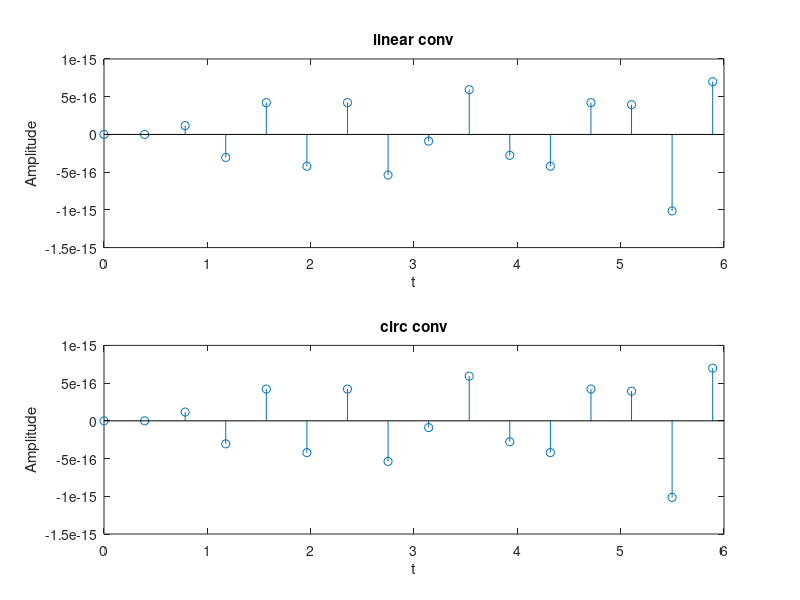

MATLAB code for this plot:
close all
clear all
n=0:6;
m=0:9;
N=length(n)
M=length(m)
g=sin(2*pi*0.5*n)  
h=sin(2*pi*0.3*m)
y=conv(g,h);
newg=[g zeros(1,(M-1))];
newh=[h zeros(1,(N-1))];
G=fft(newg);
H=fft(newh);
newY=G.*H;
y1=ifft(newY)
max(abs(y1-y))
newn=0:15;
NewN=length(newn)
subplot(211)

stem(((2*pi*newn)/NewN),y)
title('linear conv')
xlabel('t')
ylabel('Amplitude')
subplot(212)
stem(((2*pi*newn)/NewN),y1)
title('circ conv')
xlabel('t')
ylabel('Amplitude')

